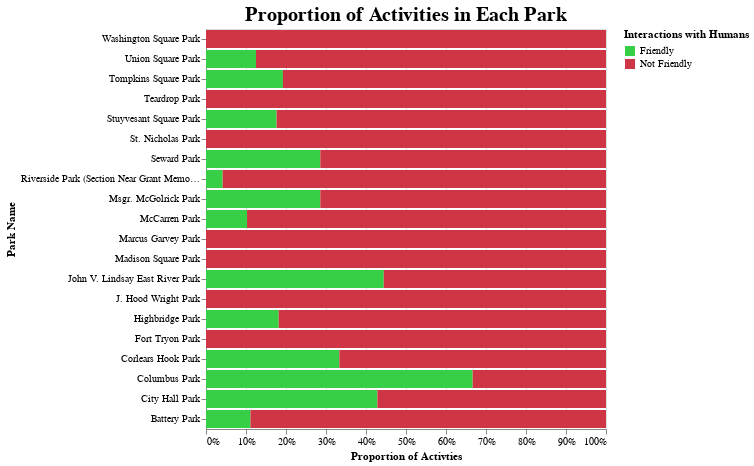

The notebook cell saved with this chart:
### Code cell
#Q: In what park will we most likely encounter friendly squirrels that will approach people.
#More specifically, which park has the highest proportion of squirrels that are friendly/approaches people?

unique_interact = data['Interactions with Humans'].unique()
# print(unique_interact)

replace_dict2 = {
    '.*Indifferent.*' : 'Not Friendly',
    'Runs From' : 'Not Friendly',
    '.*Watches us from tree.*' : 'Not Friendly',
    'Runs From, watchful' : 'Not Friendly',
    '.*Not Friendly.*' : 'Not Friendly',
    'Defensive' : 'Not Friendly',
    'Watching' : 'Not Friendly',
    'Staring' : 'Not Friendly',
    '.*Skittish.*' : 'Not Friendly',
    '.*Cautious.*' : 'Not Friendly',
    '.*interested.*' : 'Friendly',
    '.*Approaches.*' : 'Friendly',
    'Okay with people' : 'Friendly',
    'Approaches, Runs From' : 'Friendly',
    '.*Interested.*' : 'Friendly',
    'Not Friendly, watchful' :   'Not Friendly',
    'Not Friendly, watches us in short tree ' :   'Not Friendly',
}

data['Interactions with Humans'] = data['Interactions with Humans'].replace(replace_dict2, regex=True)

park_interaction = data.groupby(['Park Name', 'Interactions with Humans']) \
                         .size().reset_index(name='count') \
                         .assign(prop=lambda df: df['count'] / df.groupby('Park Name')['count'].transform('sum'))

colors = ['#36cf45', '#cf3645']

alt.Chart(park_interaction).mark_bar().encode(
    y=alt.Y('Park Name:N', sort='-y', title='Park Name'),
    x=alt.X('prop:Q', stack='normalize', axis=alt.Axis(format='%'), title='Proportion of Activties'),
    color=alt.Color('Interactions with Humans:N', scale=alt.Scale(range=colors)),            ###
    tooltip=['Park Name', 'Interactions with Humans', 'count']
).properties(
    title={
        'text': 'Proportion of Activities in Each Park',
        'fontSize': 20,
        'font': 'Helvetica'
    }
)

### Figure 1 — Vega-Lite specification as saved in the notebook (floating-point values rounded to 4 significant figures)
{"config": {"view": {"continuousWidth": 400, "continuousHeight": 300}}, "data": {"name": "data-b52f6886be045670e1989818d7aa3cdb"}, "mark": "bar", "encoding": {"color": {"field": "Interactions with Humans", "scale": {"range": ["#36cf45", "#cf3645"]}, "type": "nominal"}, "tooltip": [{"field": "Park Name", "type": "nominal"}, {"field": "Interactions with Humans", "type": "nominal"}, {"field": "count", "type": "quantitative"}], "x": {"axis": {"format": "%"}, "field": "prop", "stack": "normalize", "title": "Proportion of Activties", "type": "quantitative"}, "y": {"field": "Park Name", "sort": "-y", "title": "Park Name", "type": "nominal"}}, "title": {"text": "Proportion of Activities in Each Park", "fontSize": 20, "font": "Helvetica"}, "$schema": "https://vega.github.io/schema/vega-lite/v4.17.0.json", "datasets": {"data-b52f6886be045670e1989818d7aa3cdb": [{"Park Name": "Battery Park", "Interactions with Humans": "Friendly", "count": 1, "prop": 0.1111}, {"Park Name": "Battery Park", "Interactions with Humans": "Not Friendly", "count": 8, "prop": 0.8889}, {"Park Name": "City Hall Park", "Interactions with Humans": "Friendly", "count": 6, "prop": 0.4286}, {"Park Name": "City Hall Park", "Interactions with Humans": "Not Friendly", "count": 8, "prop": 0.5714}, {"Park Name": "Columbus Park", "Interactions with Humans": "Friendly", "count": 2, "prop": 0.6667}, {"Park Name": "Columbus Park", "Interactions with Humans": "Not Friendly", "count": 1, "prop": 0.3333}, {"Park Name": "Corlears Hook Park", "Interactions with Humans": "Friendly", "count": 2, "prop": 0.3333}, {"Park Name": "Corlears Hook Park", "Interactions with Humans": "Not Friendly", "count": 4, "prop": 0.6667}, {"Park Name": "Fort Tryon Park", "Interactions with Humans": "Not Friendly", "count": 12, "prop": 1.0}, {"Park Name": "Highbridge Park", "Interactions with Humans": "Friendly", "count": 2, "prop": 0.1818}, {"Park Name": "Highbridge Park", "Interactions with Humans": "Not Friendly", "count": 9, "prop": 0.8182}, {"Park Name": "J. Hood Wright Park", "Interactions with Humans": "Not Friendly", "count": 23, "prop": 1.0}, {"Park Name": "John V. Lindsay East River Park", "Interactions with Humans": "Friendly", "count": 4, "prop": 0.4444}, {"Park Name": "John V. Lindsay East River Park", "Interactions with Humans": "Not Friendly", "count": 5, "prop": 0.5556}, {"Park Name": "Madison Square Park", "Interactions with Humans": "Not Friendly", "count": 9, "prop": 1.0}, {"Park Name": "Marcus Garvey Park", "Interactions with Humans": "Not Friendly", "count": 25, "prop": 1.0}, {"Park Name": "McCarren Park", "Interactions with Humans": "Friendly", "count": 4, "prop": 0.1026}, {"Park Name": "McCarren Park", "Interactions with Humans": "Not Friendly", "count": 35, "prop": 0.8974}, {"Park Name": "Msgr. McGolrick Park", "Interactions with Humans": "Friendly", "count": 2, "prop": 0.2857}, {"Park Name": "Msgr. McGolrick Park", "Interactions with Humans": "Not Friendly", "count": 5, "prop": 0.7143}, {"Park Name": "Riverside Park (Section Near Grant Memorial)", "Interactions with Humans": "Friendly", "count": 1, "prop": 0.04167}, {"Park Name": "Riverside Park (Section Near Grant Memorial)", "Interactions with Humans": "Not Friendly", "count": 23, "prop": 0.9583}, {"Park Name": "Seward Park", "Interactions with Humans": "Friendly", "count": 2, "prop": 0.2857}, {"Park Name": "Seward Park", "Interactions with Humans": "Not Friendly", "count": 5, "prop": 0.7143}, {"Park Name": "St. Nicholas Park", "Interactions with Humans": "Not Friendly", "count": 15, "prop": 1.0}, {"Park Name": "Stuyvesant Square Park", "Interactions with Humans": "Friendly", "count": 3, "prop": 0.1765}, {"Park Name": "Stuyvesant Square Park", "Interactions with Humans": "Not Friendly", "count": 14, "prop": 0.8235}, {"Park Name": "Teardrop Park", "Interactions with Humans": "Not Friendly", "count": 1, "prop": 1.0}, {"Park Name": "Tompkins Square Park", "Interactions with Humans": "Friendly", "count": 10, "prop": 0.1923}, {"Park Name": "Tompkins Square Park", "Interactions with Humans": "Not Friendly", "count": 42, "prop": 0.8077}, {"Park Name": "Union Square Park", "Interactions with Humans": "Friendly", "count": 1, "prop": 0.125}, {"Park Name": "Union Square Park", "Interactions with Humans": "Not Friendly", "count": 7, "prop": 0.875}, {"Park Name": "Washington Square Park", "Interactions with Humans": "Not Friendly", "count": 51, "prop": 1.0}]}}
